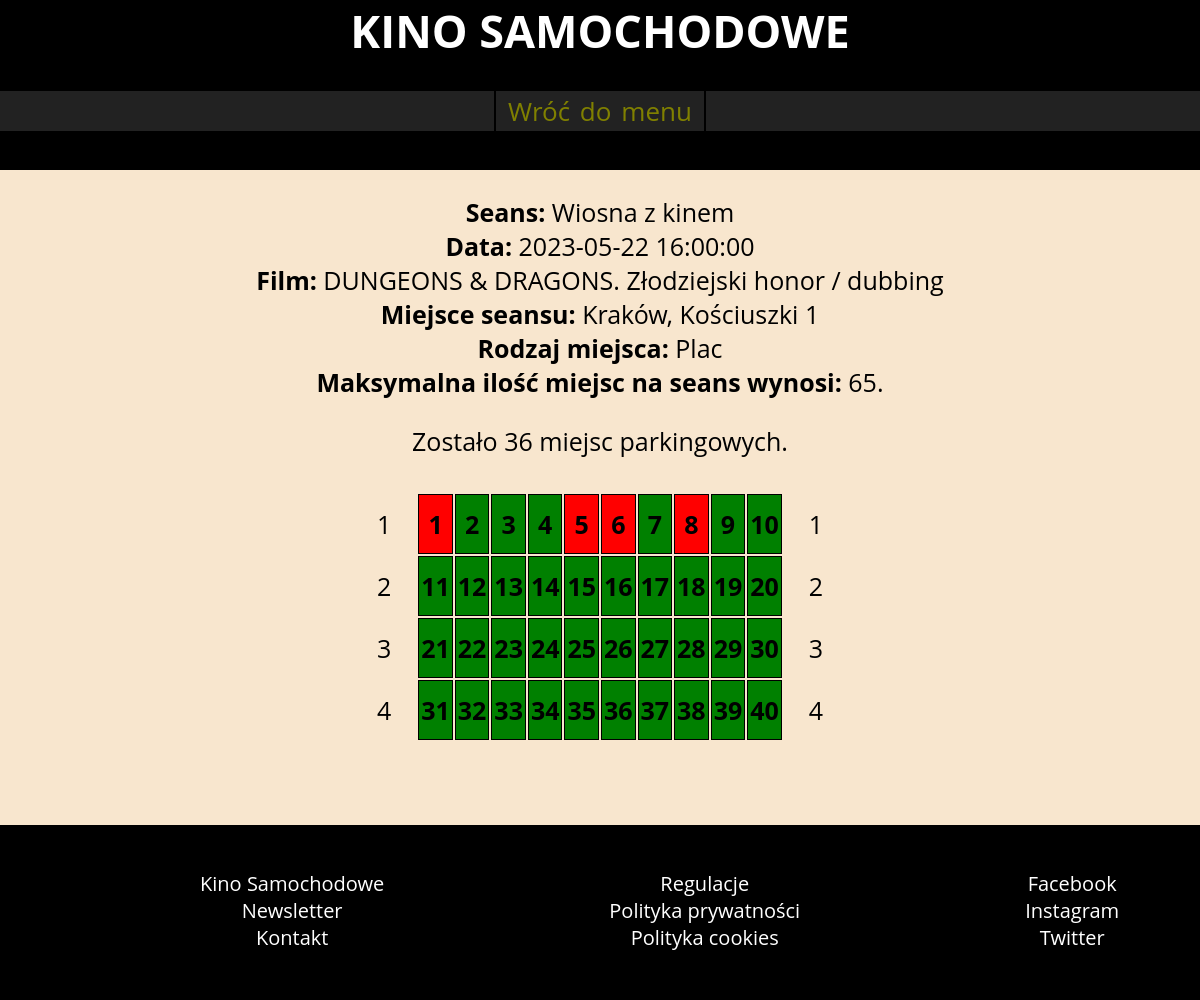
Screenshot of /administrator/bilety/miejsca_parkingowe.php?id_seansu=2 with the database file from the repository.
### tables this page shows
CREATE TABLE `seans` (
  `IDSeansu` int(11) NOT NULL,
  `nazwa` text NOT NULL,
  `data` date NOT NULL,
  `godzina` time NOT NULL,
  `IDFilmu` int(11) DEFAULT NULL,
  `IDMiejsca` int(11) DEFAULT NULL,
  `nazwa_plakatu` text DEFAULT NULL,
  `IDAdministratora` int(11) DEFAULT NULL
);

CREATE TABLE `film` (
  `IDFilmu` int(11) NOT NULL,
  `tytul` text NOT NULL,
  `rezyseria` text DEFAULT NULL,
  `obsada` text DEFAULT NULL,
  `scenariusz` text DEFAULT NULL,
  `gatunek` text DEFAULT NULL,
  `czas_trwania` int(11) DEFAULT NULL,
  `kraj` text DEFAULT NULL,
  `rok_produkcji` int(11) DEFAULT NULL,
  `opis` text DEFAULT NULL,
  `nazwa_plakatu` text DEFAULT NULL,
  `IDAdministratora` int(11) NOT NULL
);

CREATE TABLE `miejsce_seansu` (
  `IDMiejsca` int(11) NOT NULL,
  `miejscowosc` text NOT NULL,
  `ulica` text NOT NULL,
  `rodzaj_miejsca` text NOT NULL,
  `ilosc_miejsc_parkingowych` int(11) NOT NULL,
  `dodatkowe_informacje` text DEFAULT NULL,
  `IDAdministratora` int(11) DEFAULT NULL
);

CREATE TABLE `bilet` (
  `NumerBiletu` int(11) NOT NULL,
  `data_wygenerowania` datetime DEFAULT NULL,
  `cena` float DEFAULT NULL,
  `NumerMiejscaParkingowego` int(11) DEFAULT NULL,
  `IDSeansu` int(11) NOT NULL,
  `IDUzytkownika` int(11) DEFAULT NULL,
  `nazwa_pliku` text DEFAULT NULL
);

### administrator/bilety/miejsca_parkingowe.php (the view, shortened to what this page needs)
<!doctype html>
<?php
	require_once('../../connect.php');
?>
<html>
    <head>
		<link rel="stylesheet" href="../../style.css">
    </head>
    <body>
		<header>
			<h1><a href='index.php'>KINO SAMOCHODOWE</a></h1>
			<nav class='administrator'>
				<a href='index.php'>Wróć do menu</a>
			</nav>
        </header>
		<section>
			<?php
				if(isset($_GET['id_seansu'])){
					$id_seansu = $_GET['id_seansu'];
					$query="SELECT seans.*, miejsce_seansu.*, film.tytul FROM `seans` INNER JOIN film on film.IDFilmu = seans.IDFilmu INNER JOIN miejsce_seansu ON miejsce_seansu.IDMiejsca = seans.IDMiejsca WHERE IDSeansu =".$id_seansu;
					$result= $mysqli->query($query);
					$row = $result->fetch_array();
					?><p><b>Seans: </b> <?php echo $row['nazwa'] ?><br><b>Data: </b><?php echo $row['data'] ?> <?php echo $row['godzina'] ?><br><b>Film: </b><?php echo $row['tytul'] ?><br><b>Miejsce seansu: </b><?php echo $row['miejscowosc'] ?>, <?php echo $row['ulica'] ?><br><b>Rodzaj miejsca:</b> <?php echo $row['rodzaj_miejsca'] ?><br><b>Maksymalna ilość miejsc na seans wynosi: </b><?php echo $row['ilosc_miejsc_parkingowych'] ?>.</p><?php
					$result = $mysqli->query("SELECT COUNT(*) FROM `bilet` WHERE IDUzytkownika IS NULL AND IDSeansu=".$id_seansu);
					$miejsca = $result->fetch_array();
 					if($miejsca[0]==0){
						echo "<span style='color:red'><b>Brak miejsc na seans!</b></span><br>";
					}
					else if($miejsca[0]<10){
						echo "<span style='color:red'><b>Zostało kilka miejsc parkingowych!</b></span><br>";
					}
					else{
						echo "Zostało ".$miejsca[0]." miejsc parkingowych.<br>";
					}
					$result = $mysqli->query("SELECT NumerMiejscaParkingowego, IDUzytkownika, NumerBiletu FROM bilet WHERE IDSeansu=".$_GET['id_seansu']);
					$rows=$result->num_rows;
					$i=1;
					echo "<br><table align='center' id='parking'><tr><td class='rzad'>$i</td>";
					while($row = $result->fetch_array()){
						if($row[1]==NULL){
							echo "<td style='background-color:green' title='Nr biletu :".$row[2]."'><b>".$row[0]."</b></td>";
						}else{
							echo "<td style='background-color:red'>
									<a href='bilet.php?id_seansu=$id_seansu&miejsce_parkingowe=".$row['NumerMiejscaParkingowego']."' title='Nr biletu: ".$row[2]."'><b>".$row[0]."</b></a>
								 </td>";
							}
						if($row[0] % 10==0){
							echo"<td class='rzad'>$i</td></tr>";
							$i++;
							if($row[0] != $rows){
								echo "<tr><td class='rzad'>$i</td>";
							}
						}
					}
				}
			?>
			</table>
         </section>
		 <footer>
			<ul>
				<li><a href>Kino Samochodowe</a></li>
				<li><a href>Newsletter</a></li>
				<li><a href>Kontakt</a></li>
			</ul>
			<ul>
				<li><a href>Regulacje</a></li>
				<li><a href>Polityka prywatności</a></li>
				<li><a href>Polityka cookies</a></li>
			</ul>
			<ul>
				<li><a href>Facebook</a></li>
				<li><a href>Instagram</a></li>
				<li><a href>Twitter</a></li>
			</ul><br>
        </footer>
    </body>
</html>

### style.css (style rules this page uses)
body { text-align:center; font-family:Open Sans; margin: 0; background-color:hsl(34, 76%, 89%); }
header { background-color:black; color:white; height:170px; }
header h1 { clear:both; font-size:45px; margin-top:0; }
nav { background-color:#222222; }
nav a { color:olive; word-spacing:3px; font-size:26px; border-right:2px solid black; padding: 2px 12px; display:inline-block; }
nav a:first-child { border-left:2px solid black; }
section { margin:20px 0; min-height:610px; font-size:25px; color:black; }
footer { background-color:black; color:white; margin:0 auto; height:175px; }
footer ul { float:left; list-style: none; padding:25px; padding-left:200px; font-size:20px; }
section a { color:black; }
a { text-decoration: none; color:white; }
#parking td { border: 1px solid; padding:12px 2px; text-align:center; }
#parking td.rzad { border:0; padding: 0 25px; }
table { text-align:left; }
table td { padding: 0 12px; }

### rows the page displays
seans: nazwa "Wiosna z kinem", data "2023-05-22", godzina "16:00:00", IDFilmu.tytul "DUNGEONS & DRAGONS. Złodziejski honor / dubbing", IDMiejsca.miejscowosc "Kraków", IDMiejsca.ulica "Kościuszki 1", IDMiejsca.rodzaj_miejsca "Plac", IDMiejsca.ilosc_miejsc_parkingowych "65"
bilet: NumerMiejscaParkingowego "1"
bilet: NumerMiejscaParkingowego "2"
bilet: NumerMiejscaParkingowego "3"
bilet: NumerMiejscaParkingowego "4"
bilet: NumerMiejscaParkingowego "5"
bilet: NumerMiejscaParkingowego "6"
bilet: NumerMiejscaParkingowego "7"
bilet: NumerMiejscaParkingowego "8"
bilet: NumerMiejscaParkingowego "9"
bilet: NumerMiejscaParkingowego "10"
bilet: NumerMiejscaParkingowego "11"
bilet: NumerMiejscaParkingowego "12"
bilet: NumerMiejscaParkingowego "13"
bilet: NumerMiejscaParkingowego "14"
bilet: NumerMiejscaParkingowego "15"
bilet: NumerMiejscaParkingowego "16"
bilet: NumerMiejscaParkingowego "17"
bilet: NumerMiejscaParkingowego "18"
bilet: NumerMiejscaParkingowego "19"
bilet: NumerMiejscaParkingowego "20"
bilet: NumerMiejscaParkingowego "21"
bilet: NumerMiejscaParkingowego "22"
bilet: NumerMiejscaParkingowego "23"
bilet: NumerMiejscaParkingowego "24"
bilet: NumerMiejscaParkingowego "25"
bilet: NumerMiejscaParkingowego "26"
bilet: NumerMiejscaParkingowego "27"
bilet: NumerMiejscaParkingowego "28"
bilet: NumerMiejscaParkingowego "29"
bilet: NumerMiejscaParkingowego "30"
bilet: NumerMiejscaParkingowego "31"
bilet: NumerMiejscaParkingowego "32"
bilet: NumerMiejscaParkingowego "33"
bilet: NumerMiejscaParkingowego "34"
bilet: NumerMiejscaParkingowego "35"
bilet: NumerMiejscaParkingowego "36"
bilet: NumerMiejscaParkingowego "37"
bilet: NumerMiejscaParkingowego "38"
bilet: NumerMiejscaParkingowego "39"
bilet: NumerMiejscaParkingowego "40"

### other values shown
$miejsca[0] "36"
$i "1"
